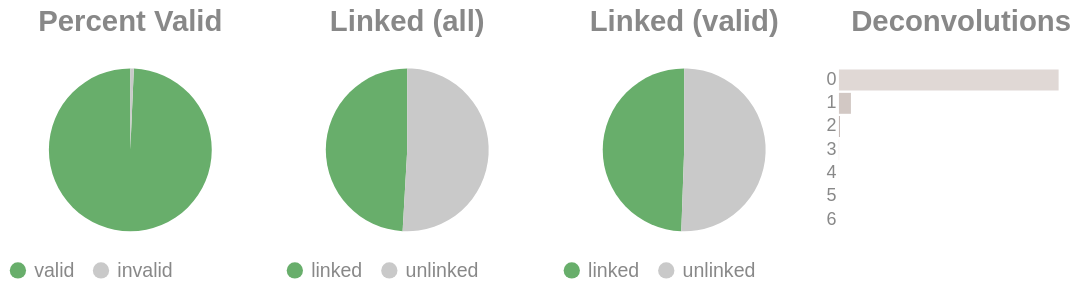

The notebook cell this image was saved under:
### Code cell
if SKIPLR:
    pass
else:
    clash = Counter()
    for i in valids['molecule'].to_list():
        _mol = i.split("-")
        if len(_mol) == 1:
            clash.update('0')
        else:
            clash.update(_mol[-1])

    _d = {"deconvolutions": [], 'count': []}
    for k,v in clash.items():
        _d['deconvolutions'].append(k)
        _d['count'].append(v)

    tot_valid = valids['reads'].sum()
    mask = valids['reads'] >= 2
    n_linked_reads = valids.filter(mask)['reads'].sum()
    if n_linked_reads == 0:
        print_html("No linked molecules (>=2 reads) were detected; skipping linked-only distributions.")
        SKIPLR = True
    else:
        perc_valid = round(tot_valid / n_reads, 4)
        linked_perc_abs = round(n_linked_reads / n_reads, 4)
        linked_perc = round(n_linked_reads / tot_valid, 4)

    _valid = pl.DataFrame({"valids": ['valid', 'invalid'], "count": [tot_valid, n_reads - tot_valid]})
    _linked_abs = pl.DataFrame({"linked (absolute)": ['linked', 'unlinked'], "count": [n_linked_reads, n_reads - n_linked_reads]})
    _linked_rel = pl.DataFrame({"linked (valids)": ['linked', 'unlinked'], "count": [n_linked_reads, tot_valid - n_linked_reads]})

    (
        alt.hconcat(
            piechart(_valid, goodval = 'valid', title = "Percent Valid"),
            piechart(_linked_abs, goodval = "linked", title =  "Linked (all)"),
            piechart(_linked_rel, goodval = "linked", title =  "Linked (valid)"),
            convolutionbar(pl.DataFrame(_d), title = "Deconvolutions"),
            center = True,
            bounds = 'flush'
        )
        .resolve_scale(color='independent')
        .resolve_legend('independent')
        .properties(usermeta={'embedOptions': {"actions": False}})
    ).display()

### Figure 1 — Vega-Lite specification as saved in the notebook (floating-point values rounded to 4 significant figures)
{"width": "container", "height": 400, "config": {"title": {"anchor": "start", "dy": -15, "fontSize": 18, "color": "#888888", "subtitleColor": "#888888", "subtitleFontSize": 14}, "arc": {"fill": "#0072B2"}, "axis": {"domainColor": "#888888", "domainWidth": 0.5, "gridWidth": 0.2, "grid": false, "titleFontWeight": 400, "titleFontSize": 15, "labelFontSize": 11, "labelColor": "#888888", "tickColor": "#888888", "tickWidth": 0.2, "titleColor": "#888888"}, "axisBand": {"grid": false}, "axisX": {"grid": true, "tickSize": 10, "domainCap": "round"}, "axisY": {"domain": false, "grid": true, "tickSize": 0, "domainCap": "round"}, "background": "transparent", "header": {"labelFontSize": 15, "labelColor": "#888888", "titleFontSize": 15, "titleFontWeight": 600, "titleColor": "#888888"}, "legend": {"labelFont": "sans-serif", "labelFontSize": 12, "labelColor": "#888888", "symbolSize": 100, "symbolType": "circle", "titleFontSize": 12, "titlePadding": 10, "titleColor": "#888888", "title": null}, "range": {"category": ["#E69F00", "#56B4E9", "#009E73", "#F0E442", "#0072B2", "#D55E00", "#CC79A7", "#000000"], "diverging": ["#cfe8f3", "#a2d4ec", "#73bfe2", "#46abdb", "#1696d2", "#12719e"]}, "area": {"fill": "#0072B2", "fillOpacity": 0.7, "line": true, "strokeOpacity": 0.7}, "line": {"color": "#0072B2", "stroke": "#0072B2", "strokeWidth": 2}, "trail": {"color": "#0072B2", "stroke": "#0072B2", "strokeWidth": 0, "size": 1}, "point": {"filled": true, "fillOpacity": 1.0, "size": 95}, "text": {"color": "#888888", "fontSize": 11, "align": "right", "fontWeight": 400, "size": 11}, "bar": {"fill": "#0072B2", "stroke": null}, "view": {"stroke": null, "continuousWidth": 660, "continuousHeight": 400}}, "hconcat": [{"data": {"name": "data-c7ca0d0c3e71387aa25b0f77856b9a80"}, "mark": {"type": "arc"}, "encoding": {"color": {"field": "valids", "legend": {"orient": "bottom", "title": null}, "scale": {"domain": ["valid", "invalid"], "range": ["#68ae6b", "#C9C9C9"]}, "title": "Valids", "type": "nominal"}, "theta": {"field": "count", "type": "quantitative"}, "tooltip": [{"field": "valids", "title": "Valids", "type": "ordinal"}, {"field": "percent", "format": ".2%", "title": "Percent", "type": "quantitative"}, {"field": "count", "title": "Count", "type": "quantitative"}]}, "height": 100, "title": {"text": "Percent Valid", "align": "center", "anchor": "middle"}, "transform": [{"calculate": "datum.count / 11214351", "as": "percent"}], "width": 150}, {"data": {"name": "data-f1df3c332afd66f9cf43f7918674fd5f"}, "mark": {"type": "arc"}, "encoding": {"color": {"field": "linked (absolute)", "legend": {"orient": "bottom", "title": null}, "scale": {"domain": ["linked", "unlinked"], "range": ["#68ae6b", "#C9C9C9"]}, "title": "Linked (Absolute)", "type": "nominal"}, "theta": {"field": "count", "type": "quantitative"}, "tooltip": [{"field": "linked (absolute)", "title": "Linked (Absolute)", "type": "ordinal"}, {"field": "percent", "format": ".2%", "title": "Percent", "type": "quantitative"}, {"field": "count", "title": "Count", "type": "quantitative"}]}, "height": 100, "title": {"text": "Linked (all)", "align": "center", "anchor": "middle"}, "transform": [{"calculate": "datum.count / 11214351", "as": "percent"}], "width": 150}, {"data": {"name": "data-fc20727b3574902467d8d15e8abf5d0f"}, "mark": {"type": "arc"}, "encoding": {"color": {"field": "linked (valids)", "legend": {"orient": "bottom", "title": null}, "scale": {"domain": ["linked", "unlinked"], "range": ["#68ae6b", "#C9C9C9"]}, "title": "Linked (Valids)", "type": "nominal"}, "theta": {"field": "count", "type": "quantitative"}, "tooltip": [{"field": "linked (valids)", "title": "Linked (Valids)", "type": "ordinal"}, {"field": "percent", "format": ".2%", "title": "Percent", "type": "quantitative"}, {"field": "count", "title": "Count", "type": "quantitative"}]}, "height": 100, "title": {"text": "Linked (valid)", "align": "center", "anchor": "middle"}, "transform": [{"calculate": "datum.count / 11136922", "as": "percent"}], "width": 150}, {"data": {"name": "data-9239c4e5f0374ecc23c6c8df3cb65165"}, "mark": {"type": "bar"}, "encoding": {"color": {"field": "deconvolutions", "legend": null, "scale": {"scheme": "lightgreyred"}, "type": "nominal"}, "tooltip": [{"field": "deconvolutions", "title": "Deconvolutions", "type": "ordinal"}, {"field": "percent", "format": ".2%", "title": "Percent", "type": "quantitative"}, {"field": "count", "title": "Count", "type": "quantitative"}], "x": {"axis": null, "field": "count", "type": "quantitative"}, "y": {"field": "deconvolutions", "sort": "ascending", "title": null, "type": "nominal"}}, "height": 100, "title": {"text": "Deconvolutions", "align": "center", "anchor": "middle"}, "transform": [{"calculate": "datum.count / 7622802", "as": "percent"}], "width": 150}], "bounds": "flush", "center": true, "resolve": {"legend": {"angle": "independent"}, "scale": {"color": "independent"}}, "usermeta": {"embedOptions": {"actions": false}}, "$schema": "https://vega.github.io/schema/vega-lite/v6.1.0.json", "datasets": {"data-c7ca0d0c3e71387aa25b0f77856b9a80": [{"valids": "valid", "count": 11136922}, {"valids": "invalid", "count": 77429}], "data-f1df3c332afd66f9cf43f7918674fd5f": [{"linked (absolute)": "linked", "count": 5505467}, {"linked (absolute)": "unlinked", "count": 5708884}], "data-fc20727b3574902467d8d15e8abf5d0f": [{"linked (valids)": "linked", "count": 5505467}, {"linked (valids)": "unlinked", "count": 5631455}], "data-9239c4e5f0374ecc23c6c8df3cb65165": [{"deconvolutions": "0", "count": 7192569}, {"deconvolutions": "1", "count": 392580}, {"deconvolutions": "2", "count": 33653}, {"deconvolutions": "3", "count": 3528}, {"deconvolutions": "4", "count": 411}, {"deconvolutions": "5", "count": 57}, {"deconvolutions": "6", "count": 4}]}}
